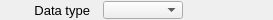
    <widget class="PyDMFrame" name="composite">
      <property name="geometry">
        <rect>
          <x>452</x>
          <y>95</y>
          <width>273</width>
          <height>20</height>
        </rect>
      </property>
      <widget class="QLabel" name="text_5">
        <property name="geometry">
          <rect>
            <x>0</x>
            <y>0</y>
            <width>90</width>
            <height>20</height>
          </rect>
        </property>
        <property name="text">
          <string>Data type</string>
        </property>
        <property name="font" stdset="0">
          <font>
            <pointsize>10</pointsize>
          </font>
        </property>
        <property name="brush" stdset="0">
          <brush brushstyle="SolidPattern">
            <color alpha="255">
              <red>0</red>
              <green>0</green>
              <blue>0</blue>
            </color>
          </brush>
        </property>
        <property name="toolTip">
          <string>text_5</string>
        </property>
        <property name="alignment">
          <set>Qt::AlignRight|Qt::AlignTrailing|Qt::AlignVCenter</set>
        </property>
        <property name="styleSheet">
          <string notr="true">QLabel#text_5 {
  color: rgb(0, 0, 0);
  }</string>
        </property>
      </widget>
      <widget class="PyDMEnumComboBox" name="menu">
        <property name="geometry">
          <rect>
            <x>103</x>
            <y>1</y>
            <width>80</width>
            <height>18</height>
          </rect>
        </property>
        <property name="toolTip">
          <string>${prefix}DataTypeOut</string>
        </property>
        <property name="channel" stdset="0">
          <string>ca://${prefix}DataTypeOut</string>
        </property>
        <property name="font" stdset="0">
          <font>
            <pointsize>10</pointsize>
          </font>
        </property>
        <property name="styleSheet">
          <string notr="true">PyDMEnumComboBox#menu {
  color: rgb(0, 0, 0);
  background-color: rgb(115, 223, 255);
  }</string>
        </property>
      </widget>
      <widget class="PyDMLabel" name="text_update">
        <property name="geometry">
          <rect>
            <x>193</x>
            <y>1</y>
            <width>80</width>
            <height>18</height>
          </rect>
        </property>
        <property name="toolTip">
          <string>PV: ${prefix}DataTypeOut_RBV</string>
        </property>
        <property name="channel" stdset="0">
          <string>ca://${prefix}DataTypeOut_RBV</string>
        </property>
        <property name="font" stdset="0">
          <font>
            <pointsize>10</pointsize>
          </font>
        </property>
        <property name="alignment">
          <set>Qt::AlignCenter</set>
        </property>
        <property name="textInteractionFlags">
          <set>Qt::TextSelectableByKeyboard|Qt::TextSelectableByMouse</set>
        </property>
        <property name="styleSheet">
          <string notr="true">PyDMLabel#text_update {
  color: rgb(10, 0, 184);
  background-color: rgb(187, 187, 187);
  }</string>
        </property>
      </widget>
    </widget>
